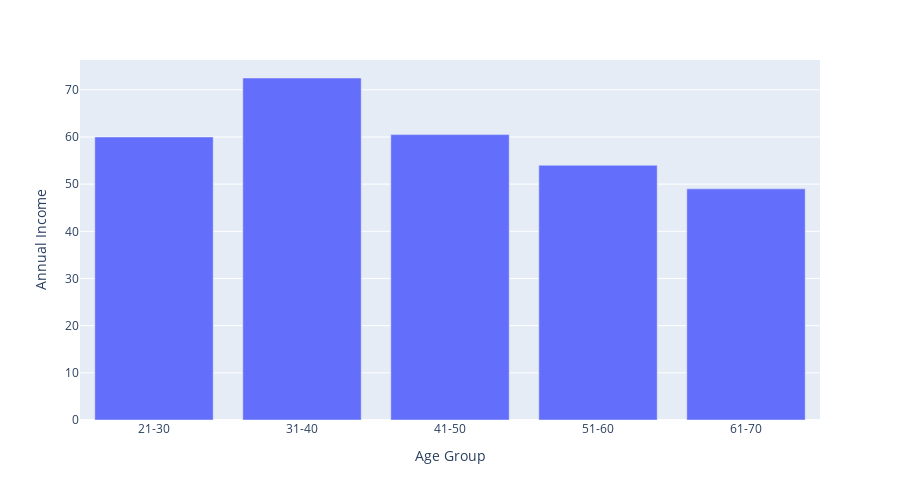

The notebook cell saved with this chart:
### Code cell
mask = df.groupby("Age Group")["Annual Income "].median()
mask = mask.reset_index()
fig = px.bar(data_frame=mask, x= "Age Group", y="Annual Income ", height=500)

annotation = []
for x, y in zip(mask["Age Group"], mask["Annual Income "]):
    annotation.append(
        dict(x=x, y=y+20,
        text=str(round(y,2))+'$',
        font=dict(family='Arial', size=14, color='rgb(66,99,236'),showarrow=False)
    )

fig.update_xaxes(categoryorder='array', categoryarray=order)
#fig.update_layout(annotations=annotation)
fig.show()

### Figure 1 — Plotly figure (JSON) as saved in the notebook; plotly's stock layout.template omitted (floating-point values rounded to 4 significant figures)
{"data": [{"alignmentgroup": "True", "hovertemplate": "Age Group=%{x}<br>Annual Income =%{y}<extra></extra>", "legendgroup": "", "marker": {"color": "#636efa", "pattern": {"shape": ""}}, "name": "", "offsetgroup": "", "orientation": "v", "showlegend": false, "textposition": "auto", "type": "bar", "x": ["21-30", "31-40", "41-50", "51-60", "61-70"], "xaxis": "x", "y": [60, 72.5, 60.5, 54, 49], "yaxis": "y"}], "layout": {"barmode": "relative", "height": 500, "legend": {"tracegroupgap": 0}, "margin": {"t": 60}, "xaxis": {"anchor": "y", "categoryarray": ["21-30", "31-40", "41-50", "51-60", "61-70", ">70"], "categoryorder": "array", "domain": [0, 1], "title": {"text": "Age Group"}}, "yaxis": {"anchor": "x", "domain": [0, 1], "title": {"text": "Annual Income "}}}}
